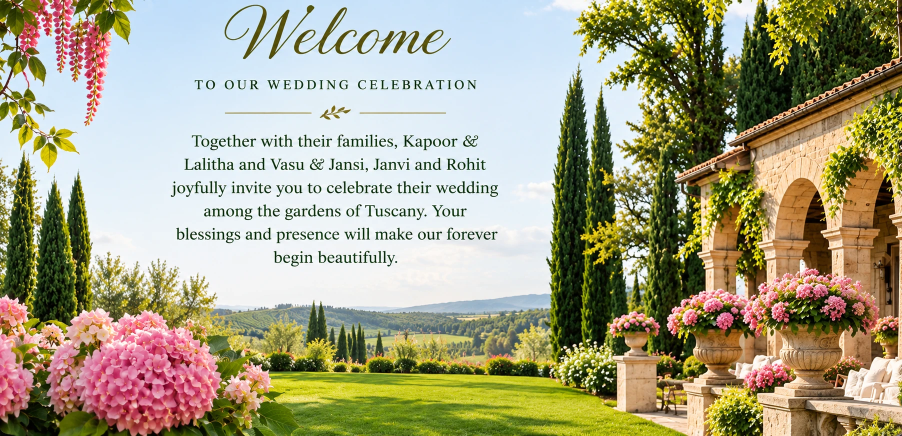
#> input picture assets-src/botanical/ref-welcome.webp, 1804 x 872 px (shown at 1/2 size)
$ python build_welcome.py ../assets-src/botanical/ref-welcome.webp
#> lines starting #> are read from the running program, lines starting #| are printed output that depends on the picture; after the words box and inside, x2 and y2 are one past the last pixel; in counts of white or black regions, pixels touching at a corner belong together
"""Builds the S02 Welcome scene from one realistic photograph (assets-src/botanical/ref-welcome.webp):
a sunlit Tuscan garden, wisteria and hydrangeas on the left, the villa terrace on the right.

The lettering baked into the reference is removed, then the photo is split into depth layers
that the section moves at different speeds:

    welcome-sky      the sky, continued upward for tall screens and behind the land (opaque)
    welcome-far      lawn, hills, vineyards and the distant cypresses (the sky keyed out)
    welcome-near-l   wisteria, cypresses and the hydrangea bed on the left
    welcome-near-r   the villa terrace, its urns and the tall cypresses on the right

All four share one canvas (the photo plus EXTRA rows of sky above), so stacked they recompose
the photograph exactly. Where a near layer covers the far one, the far layer is filled in, so
the small parallax offsets never show a double edge.

    python3 tools/build_welcome.py [--debug DIR]
"""
import os
import sys

import cv2
import numpy as np
from PIL import Image

ROOT = os.path.dirname(os.path.dirname(os.path.abspath(__file__)))
SRC = os.path.join(ROOT, "assets-src", "botanical", "ref-welcome.webp")
OUT = os.path.join(ROOT, "public", "assets", "img")
DEBUG = sys.argv[sys.argv.index("--debug") + 1] if "--debug" in sys.argv else None


def smoothstep(e0, e1, x):
    t = np.clip((x - e0) / (e1 - e0), 0, 1)
    return t * t * (3 - 2 * t)


img = cv2.cvtColor(np.array(Image.open(SRC).convert("RGB")), cv2.COLOR_RGB2BGR)
H, W = img.shape[:2]
#> H = 872; W = 1804
EXTRA = H        # sky continued above the photo, for tall screens (phones)
#> EXTRA = 872
HORIZON = 590    # where the distant hills meet the sky
f = img.astype(np.float32)
b, g, r = f[..., 0], f[..., 1], f[..., 2]
v = np.maximum(np.maximum(r, g), b)
mn = np.minimum(np.minimum(r, g), b)
sat = (v - mn) / np.maximum(v, 1)
ys, xs = np.mgrid[0:H, 0:W].astype(np.float32)

# ---------------------------------------------------------------- 1. remove the lettering
print("removing the lettering…")
box = np.zeros((H, W), bool)
box[0:548, 328:1012] = True
box[492:, :540] = False                 # (treetops below "blessings", left of "begin beautifully")
local_sky = cv2.GaussianBlur(cv2.medianBlur(img, 31).astype(np.float32), (0, 0), 9)
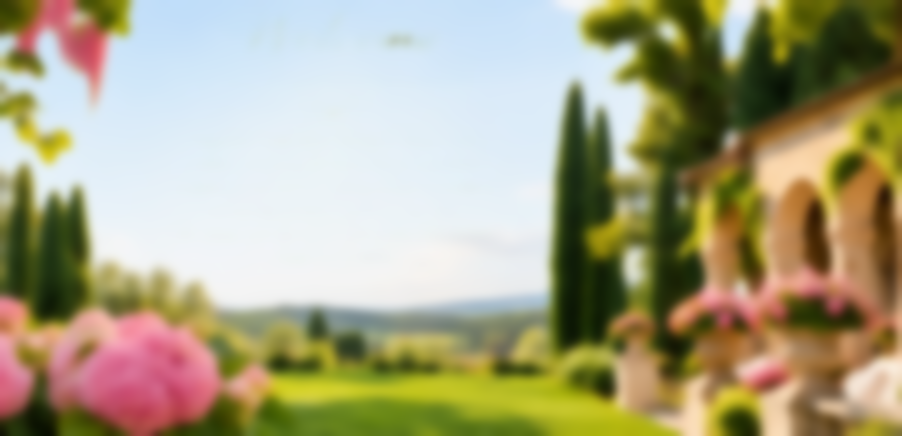
#> local_sky: shape (872, 1804, 3) float32 (shown at 1/2 size); mean B, G, R 132.9, 163.4, 169.3
strokes = box & ((v < 200) | (np.linalg.norm(local_sky - f, axis=2) > 9))
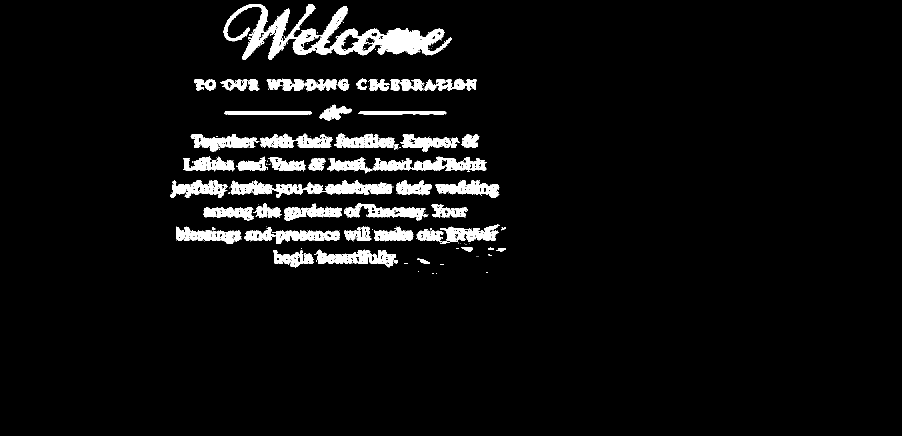
#> strokes: shape (872, 1804) bool (shown at 1/2 size); 5.1% white; 360 white regions (301 under 20 px), largest, box (x1, y1, x2, y2) and area: (447, 8, 904, 120) 16335, (461, 360, 785, 396) 5188, (746, 313, 974, 342) 3619
strokes = cv2.dilate(strokes.astype(np.uint8), np.ones((3, 3), np.uint8), iterations=3)
#> strokes: shape (872, 1804); values 0 (black) and 1 (white), 9.3% white; 25 white regions, largest, box (x1, y1, x2, y2) and area: (444, 5, 907, 123) 27662, (337, 357, 1002, 399) 19321, (363, 309, 977, 350) 17287
inp = cv2.inpaint(img, strokes * 255, 7, cv2.INPAINT_TELEA).astype(np.float32)
w = cv2.GaussianBlur(cv2.dilate(strokes, np.ones((9, 9), np.uint8)).astype(np.float32), (0, 0), 5)[..., None]
clean = np.clip(inp * (1 - w) + cv2.GaussianBlur(inp, (0, 0), 14) * w, 0, 255).astype(np.uint8)
f = clean.astype(np.float32)
b, g, r = f[..., 0], f[..., 1], f[..., 2]
v = np.maximum(np.maximum(r, g), b)
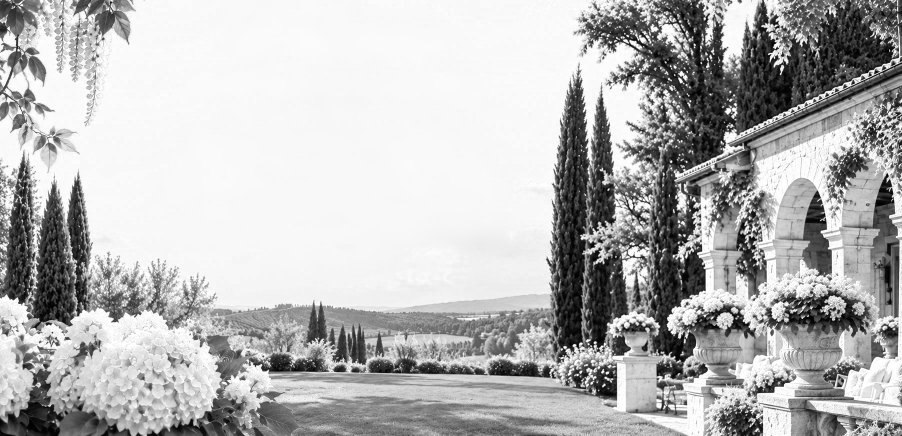
#> v: shape (872, 1804) float32 (shown at 1/2 size); min 0, max 255, mean 181.6
mn = np.minimum(np.minimum(r, g), b)
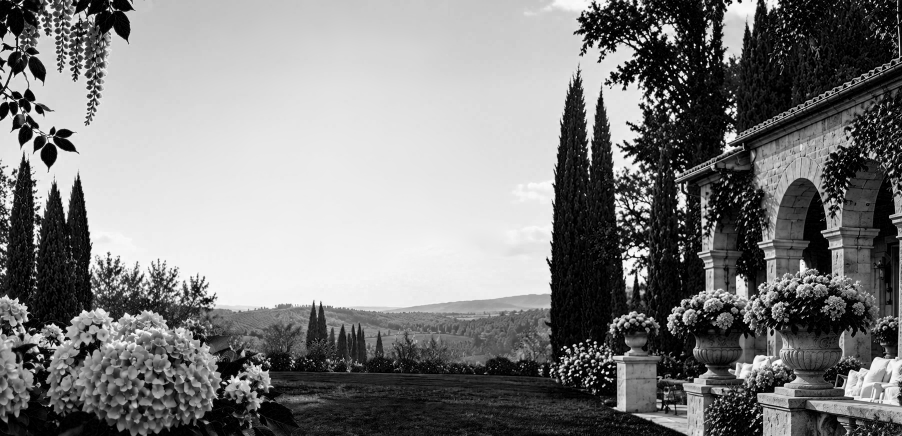
#> mn: shape (872, 1804) float32 (shown at 1/2 size); min 0, max 255, mean 126.6
sat = (v - mn) / np.maximum(v, 1)
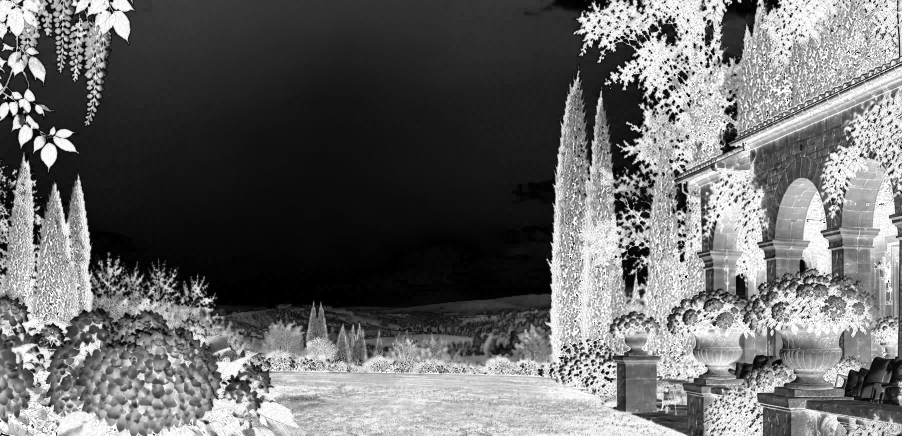
#> sat: shape (872, 1804) float32 (shown at 1/2 size); min 0, max 1, mean 0.416

# ---------------------------------------------------------------- 2. the sky
print("keying the sky…")
skyish = (v > 186) & (b >= r - 12) & (sat < 0.42)
#> skyish: shape (872, 1804) bool; 40.2% white; 793 white regions (647 under 20 px), largest, box (x1, y1, x2, y2) and area: (0, 0, 1294, 628) 606856, (1442, 0, 1515, 127) 5577, (15, 144, 56, 195) 1205
skyish |= (v > 228) & (sat < 0.12)                         # haze and clouds near the horizon
skyish &= (ys < 540) | (v > 212)                           # the distant blue hills are land, not sky
#> skyish: shape (872, 1804) bool; 40.5% white; 1214 white regions (1020 under 20 px), largest, box (x1, y1, x2, y2) and area: (0, 0, 1295, 625) 601543, (1442, 0, 1515, 127) 5633, (1689, 715, 1777, 804) 2355
skyish = cv2.morphologyEx(skyish.astype(np.uint8), cv2.MORPH_OPEN, np.ones((3, 3), np.uint8))
#> skyish: shape (872, 1804); values 0 (black) and 1 (white), 39.9% white; 307 white regions (161 under 20 px), largest, box (x1, y1, x2, y2) and area: (0, 0, 1294, 623) 598710, (1443, 0, 1515, 127) 5580, (15, 145, 56, 192) 1204
n, lab = cv2.connectedComponents(skyish)
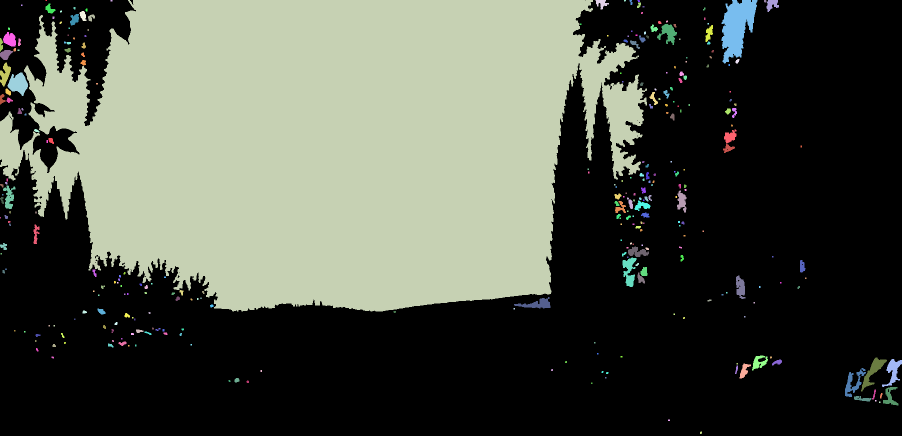
#> lab: shape (872, 1804) int32 (shown at 1/2 size); 308 distinct labels, from 0 to 307; one colour per label, 0 black
#> n = 308
top = set(np.unique(lab[0:3, :])) - {0}
#> top = 10 items
sky = np.isin(lab, list(top)).astype(np.uint8)
#> sky: shape (872, 1804); values 0 (black) and 1 (white), 38.5% white; 10 white regions (4 under 20 px), largest, box (x1, y1, x2, y2) and area: (0, 0, 1294, 623) 598710, (1443, 0, 1515, 127) 5580, (1533, 0, 1558, 24) 362, (1191, 0, 1218, 19) 268, (1259, 0, 1265, 10) 40, (1528, 0, 1533, 5) 23
sky = cv2.morphologyEx(sky, cv2.MORPH_CLOSE, np.ones((3, 3), np.uint8))
#> sky: shape (872, 1804); values 0 (black) and 1 (white), 38.5% white; 9 white regions (4 under 20 px), largest, box (x1, y1, x2, y2) and area: (0, 0, 1294, 623) 599525, (1443, 0, 1515, 127) 5634, (1528, 0, 1558, 24) 388, (1191, 0, 1218, 19) 274, (1259, 0, 1265, 10) 42
# soft edge: how sky-like each edge pixel's colour is
edge_band = cv2.dilate(sky, np.ones((5, 5), np.uint8)) - cv2.erode(sky, np.ones((3, 3), np.uint8))
#> edge_band: shape (872, 1804); values 0 (black) and 1 (white), 1.8% white; 14 white regions, largest, box (x1, y1, x2, y2) and area: (0, 0, 1296, 625) 18610, (0, 0, 269, 346) 7712, (1441, 0, 1517, 129) 1441
sky_soft = sky.astype(np.float32)
sky_soft = np.where(edge_band > 0, cv2.GaussianBlur(sky_soft, (0, 0), 1.0), sky_soft)
land_a = 1 - sky_soft
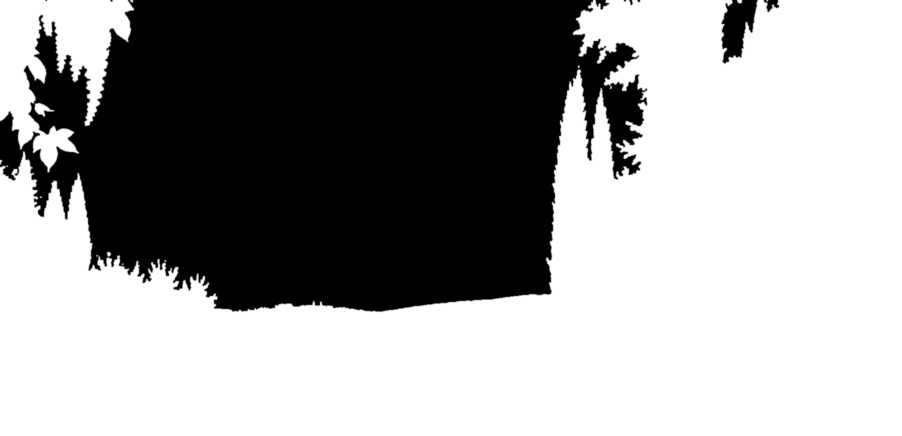
#> land_a: shape (872, 1804) float32 (shown at 1/2 size); min 0, max 1, mean 0.615
# sunlit leaves against the bright sky come out half-transparent and read as haze; up in the
# treetops every pixel is either leaf or sky (crisp, with a one-pixel soft edge)
crisp = smoothstep(0.5, 0.78, land_a)
land_a = np.where(ys < 470, cv2.GaussianBlur(crisp.astype(np.float32), (0, 0), 0.6), land_a)

# ---------------------------------------------------------------- 3. the near layers (GrabCut)
print("separating the foreground…")


def grab(fg_boxes, bg_boxes, pr_fg_box):
#> called with pr_fg_box = (0, 0, 610, 872)
    m = np.full((H, W), cv2.GC_BGD, np.uint8)
    x0, y0, x1, y1 = pr_fg_box
    m[y0:y1, x0:x1] = cv2.GC_PR_FGD
    for (x0, y0, x1, y1) in bg_boxes:
        m[y0:y1, x0:x1] = cv2.GC_BGD
    for (x0, y0, x1, y1) in fg_boxes:
        m[y0:y1, x0:x1] = cv2.GC_FGD
    m[sky > 0] = cv2.GC_BGD
    bgm, fgm = np.zeros((1, 65)), np.zeros((1, 65))
    cv2.grabCut(clean, m, None, bgm, fgm, 6, cv2.GC_INIT_WITH_MASK)
    mm = np.where((m == cv2.GC_FGD) | (m == cv2.GC_PR_FGD), 1, 0).astype(np.uint8)
    mm = cv2.morphologyEx(mm, cv2.MORPH_OPEN, np.ones((3, 3), np.uint8))
    nn, ll, st, _ = cv2.connectedComponentsWithStats(mm)
    keep = np.zeros(nn, bool)
    keep[1:] = st[1:, cv2.CC_STAT_AREA] > 1500
    return keep[ll].astype(np.uint8)


near_l = grab(
    fg_boxes=[(0, 660, 430, H), (10, 380, 170, 600), (0, 0, 120, 120), (440, 760, 560, 840)],
    bg_boxes=[(600, 600, W, H), (430, 590, 600, 700), (200, 540, 440, 640)],
    pr_fg_box=(0, 0, 610, H),
)
near_r = grab(
    fg_boxes=[(1400, 160, W, H), (1120, 230, 1250, 640), (1230, 640, 1320, 820), (1500, 0, W, 120)],
    bg_boxes=[(0, 0, 1080, H), (1080, 590, 1120, H), (1080, 760, 1300, H)],
    pr_fg_box=(1080, 0, W, H),
)
#> (the run stopped early here; a loop or call above may not have finished)
